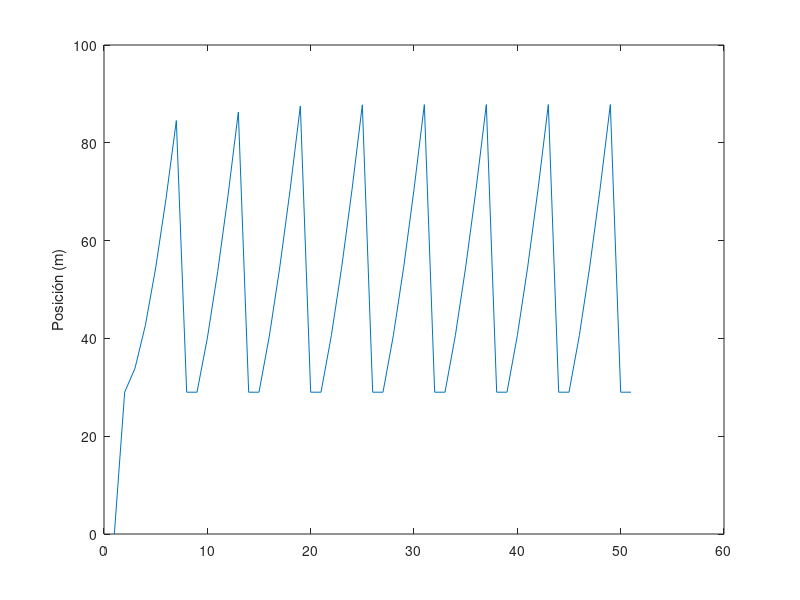

This chart was generated by the following MATLAB code:
clear all
close all

a=zeros(200,200); %%matriz

imshow(a)
g=9.8;
b= 0.43;
v(1)=0;
KP = 0.05; % ganancia proporcional del controlador proporcional

densidad_agua=1000;   %en kg/mt^3
prof_actual=0;
volumen= 1;   %en mt^3

prof_deseada = 75;


tm=0.5;  % "tiempo muerto" o "dead time" El tiempo muerto es el tiempo que transcurre
%desde que se emite una señal de control hasta que se produce una respuesta en el sistema controlado.


for i = 1:50 %i es el espacio que recorro en el eje y

  buoyant_force(i)=-(densidad_agua*g*volumen);

  v(i+1)=(buoyant_force(i) + (g-b*v(i)))*tm + v(i);
  prof_actual(i+1)=prof_actual(i)+v(i+1);


  error_posicion = -prof_deseada + prof_actual(i+1);
  volumen = KP*error_posicion+0.02;

    if(volumen<0)
    volumen=0;
    endif

  if(prof_actual(i+1)>=200)
    v(i+1)=-0.7*v(i);
    prof_actual(i+1)=200;
  end

   if(prof_actual(i+1)<=30)
    v(i+1)=-0.7*v(i);
    prof_actual(i+1)=29;

  end
  a(floor(prof_actual(i+1)),100)=255; %%100 es la fila

  imshow(a);
  a(floor(prof_actual(i+1)),100)=0;
  pause(0.0001);
endfor

plot(prof_actual)
ylabel('Posición (m)');
